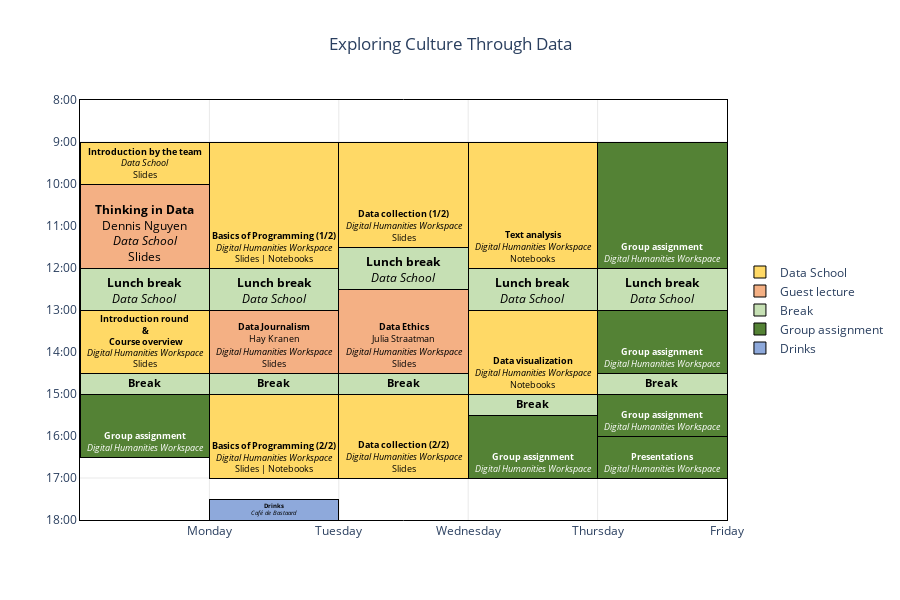

Notebook cell for this chart:
### Code cell
import plotly.graph_objects as go
import pandas as pd

# Sample data for a weekly schedule with titles
schedule = [
    {"task": "Data School", "day": "Monday", "start": "09:00", "end": "10:00", "title": "Introduction by the team", "location" : "Data School",  "slides_title" : "Slides", "slides_url":"docs/slides/01a-introduction.pdf"},
    {"task": "Guest lecture", "day": "Monday", "start": "10:00", "end": "12:00", "title": "Thinking in Data", "presenter": "Dennis Nguyen", "presenter_url": "https://www.uu.nl/staff/DNguyen1", "location": "Data School", "slides_title" : "Slides", "slides_url":"docs/slides/dennis-nguyen-thinking-in-data.pdf"},
    {"task": "Break", "day": "Monday", "start": "12:00", "end": "13:00", "title": "Lunch break", "location" : "Data School"},
    {"task": "Data School", "day": "Monday", "start": "13:00", "end": "14:30", "title": "Introduction round<br> &<br> Course overview", "location" : "Digital Humanities Workspace", "slides_title" : "Slides", "slides_url":"docs/slides/01b-course-overview.pdf"},
    {"task": "Break", "day": "Monday", "start": "14:30", "end": "15:00", "title": "Break"},
    {"task": "Group assignment", "day": "Monday", "start": "15:00", "end": "16:30", "title": "Group assignment", "location" : "Digital Humanities Workspace"},
    {"task": "Data School", "day": "Tuesday", "start": "09:00", "end": "12:00", "title": "Basics of Programming (1/2)", "location" : "Digital Humanities Workspace", "slides_title" : "Slides", "slides_url":"docs/slides/02-basics-of-programming.pdf", "notebook_url": "code/02_basics_of_programming"},
    {"task": "Break", "day": "Tuesday", "start": "12:00", "end": "13:00", "title": "Lunch break", "location" : "Data School"},
    {"task": "Guest lecture", "day": "Tuesday", "start": "13:00", "end": "14:30", "title": "Data Journalism","presenter": "Hay Kranen", "presenter_url": "https://www.haykranen.nl/",  "location" : "Digital Humanities Workspace",  "slides_title" : "Slides", "slides_url":"docs/slides/hay-kranen-data-journalism.pdf"},
    {"task": "Break", "day": "Tuesday", "start": "14:30", "end": "15:00", "title": "Break"},
    {"task": "Data School", "day": "Tuesday", "start": "15:00", "end": "17:00", "title": "Basics of Programming (2/2)", "location" : "Digital Humanities Workspace", "slides_title" : "Slides", "slides_url": "docs/slides/02-basics-of-programming.pdf", "notebook_url": "code/02_basics_of_programming"},
    {"task": "Drinks", "day": "Tuesday", "start": "17:30", "end": "18:00", "title": "Drinks", "location" : "Café de Bastaard"},
    {"task": "Data School", "day": "Wednesday", "start": "09:00", "end": "11:30", "title": "Data collection (1/2)", "location" : "Digital Humanities Workspace", "slides_title" : "Slides", "slides_url":"docs/slides/03-data-collection.pdf"},
    {"task": "Break", "day": "Wednesday", "start": "11:30", "end": "12:30", "title": "Lunch break", "location" : "Data School"},
    {"task": "Guest lecture", "day": "Wednesday", "start": "12:30", "end": "14:30", "title": "Data Ethics","presenter": "Julia Straatman", "presenter_url": "https://www.uu.nl/staff/JStraatman",  "location" : "Digital Humanities Workspace",  "slides_title" : "Slides", "slides_url":"docs/slides/julia-straatman-deda-data-ethics-decision-aid.pdf"},
    {"task": "Break", "day": "Wednesday", "start": "14:30", "end": "15:00", "title": "Break"},
    {"task": "Data School", "day": "Wednesday", "start": "15:00", "end": "17:00", "title": "Data collection (2/2)", "location" : "Digital Humanities Workspace", "slides_title" : "Slides", "slides_url":"docs/slides/03-data-collection.pdf"},
    {"task": "Data School", "day": "Thursday", "start": "09:00", "end": "12:00", "title": "Text analysis", "location" : "Digital Humanities Workspace", "notebook_url": "code/03_text_analysis"},
    {"task": "Break", "day": "Thursday", "start": "12:00", "end": "13:00", "title": "Lunch break", "location" : "Data School"},
    {"task": "Data School", "day": "Thursday", "start": "13:00", "end": "15:00", "title": "Data visualization", "location" : "Digital Humanities Workspace", "notebook_url": "code/04_data_visualization"},
    {"task": "Break", "day": "Thursday", "start": "15:00", "end": "15:30", "title": "Break"},
    {"task": "Group assignment", "day": "Thursday", "start": "15:30", "end": "17:00", "title": "Group assignment", "location" : "Digital Humanities Workspace"},
    {"task": "Group assignment", "day": "Friday", "start": "09:00", "end": "12:00", "title": "Group assignment", "location" : "Digital Humanities Workspace"},
    {"task": "Break", "day": "Friday", "start": "12:00", "end": "13:00", "title": "Lunch break", "location" : "Data School"},
    {"task": "Group assignment", "day": "Friday", "start": "13:00", "end": "14:30", "title": "Group assignment", "location" : "Digital Humanities Workspace"},
    {"task": "Break", "day": "Friday", "start": "14:30", "end": "15:00", "title": "Break"},
    {"task": "Group assignment", "day": "Friday", "start": "15:00", "end": "16:00", "title": "Group assignment", "location" : "Digital Humanities Workspace"},
    {"task": "Group assignment", "day": "Friday", "start": "16:00", "end": "17:00", "title": "Presentations", "location" : "Digital Humanities Workspace"},
]

# Function to format title in bold and location in italics
def format_title(title):
    return f"<b>{title}</b>"

def format_location(location):
    return f"<i>{location}</i>" if not pd.isna(location) and location != '' else ''

def format_presenter(presenter, url):
    return f"<a href='{url}' target='_blank'>{presenter}</a>" if not pd.isna(presenter) and presenter != '' else ''
def format_slides(slides_title, slides_url, notebook_url):
    slides_link = f"<a href='{slides_url}' target='_blank'>{slides_title}</a>" if not pd.isna(slides_url) and slides_url != '' else ''
    notebook_link = f"<a href='{notebook_url}' target='_blank'>Notebooks</a>" if not pd.isna(notebook_url) and notebook_url != '' else ''
    if slides_link and notebook_link:
        return f"{slides_link} | {notebook_link}"
    return slides_link or notebook_link

# Convert time to float for plotting
def time_to_float(time_str):
    hours, minutes = map(int, time_str.split(":"))
    return hours + minutes / 60

days = ["Monday", "Tuesday", "Wednesday", "Thursday", "Friday", "Saturday", "Sunday"]

df = pd.DataFrame(schedule)
df['start_float'] = df['start'].apply(time_to_float)
df['end_float'] = df['end'].apply(time_to_float)
df['day_num'] = df['day'].apply(lambda x: days.index(x))

# Define a color for each task
task_colors = {
    "Data School": "#ffd966",
    "Guest lecture": "#f4b084",
    "Drinks": "#8ea9db",
    "Break": "#c6e0b4",
    "Group assignment": "#548235",
}

# Track which tasks have been added to the legend
legend_added = set()

# Create the plot with titles as labels
fig = go.Figure()

for _, row in df.iterrows():
    # Apply formatting to title and location
    bold_title = format_title(row['title'])
    italic_location = format_location(row['location'])
    presenter_info = format_presenter(row['presenter'], row['presenter_url'])
    slides_info = format_slides(row['slides_title'], row['slides_url'], row['notebook_url'])
    
    # Combine formatted title and location into a single string for display
    label_parts = [bold_title]
    
    if presenter_info:
        label_parts.append(presenter_info)
    if italic_location:
        label_parts.append(italic_location)
    if slides_info:
        label_parts.append(slides_info)
    label_text = "<br>".join(label_parts)
    
    # label_text = f"{bold_title}<br>{presenter_info}<br>{italic_location}<br>"
    
    # Determine if the task should be shown in the legend
    show_legend = row['task'] not in legend_added
    if show_legend:
        legend_added.add(row['task'])

    # Set text color based on task type
    text_color = 'white' if row['task'] == 'Group assignment' else 'black'

    fig.add_trace(go.Bar(
        x=[row['day_num']],
        y=[row['end_float'] - row['start_float']],
        base=row['start_float'],
        name=row['task'],
        orientation='v',
        text=label_text,  # Use title and location for the bar labels
        hoverinfo='none',  # Ensure no hover text is shown
        textposition='inside',  # Auto position the text on the bar
        width=1.0,
        marker=dict(
            color=task_colors.get(row['task'], 'gray'),  # Apply color
            line=dict(color='black', width=1)  # Add outline
        ),
        textfont=dict(
            size=12,  # Adjust font size
            color=text_color  # Adjust font color
        ),
        showlegend=show_legend  # Show legend only for the first occurrence
    ))

# Customize layout
fig.update_layout(
    title="Exploring Culture Through Data",
    title_x=0.5,  # Center the title
    xaxis=dict(
        showline=True,
        linewidth=1,
        linecolor='black',
        mirror=True,
        tickvals=[i - 0.5 for i in range(len(days) + 2)],  # Add half-step values for boundaries
        ticktext=[""] + days + [""],  # Add empty strings for boundary ticks
        range=[-0.5, 4.5],
        gridcolor='lightgrey',  # Set grid color
        gridwidth=0.5,  # Set grid width
    ),
    yaxis=dict(
        showline=True,
        linewidth=1,
        linecolor='black',
        mirror=True,
        tickvals=list(range(24)),
        ticktext=[f"{hour}:00" for hour in range(24)],
        range=[18, 8],
        gridcolor='lightgrey',  # Set grid color
        gridwidth=0.5,  # Set grid width

    ),
    barmode='stack',
    template="plotly_white",
    height=600,
    legend=dict(
        yanchor="middle",  # Anchor the legend vertically in the middle
        y=0.5,             # Position the legend at the middle of the y-axis
        traceorder="normal"  # Reverse the order of legend items
        )
)

fig.show()

### Figure 1 — Plotly figure (JSON) as saved in the notebook; plotly's stock layout.template omitted (floating-point values rounded to 4 significant figures)
{"data": [{"base": 9, "hoverinfo": "none", "marker": {"color": "#ffd966", "line": {"color": "black", "width": 1}}, "name": "Data School", "orientation": "v", "showlegend": true, "text": "<b>Introduction by the team</b><br><i>Data School</i><br><a href='docs/slides/01a-introduction.pdf' target='_blank'>Slides</a>", "textfont": {"color": "black", "size": 12}, "textposition": "inside", "type": "bar", "width": 1, "x": [0], "y": [1]}, {"base": 10, "hoverinfo": "none", "marker": {"color": "#f4b084", "line": {"color": "black", "width": 1}}, "name": "Guest lecture", "orientation": "v", "showlegend": true, "text": "<b>Thinking in Data</b><br><a href='https://www.uu.nl/staff/DNguyen1' target='_blank'>Dennis Nguyen</a><br><i>Data School</i><br><a href='docs/slides/dennis-nguyen-thinking-in-data.pdf' target='_blank'>Slides</a>", "textfont": {"color": "black", "size": 12}, "textposition": "inside", "type": "bar", "width": 1, "x": [0], "y": [2]}, {"base": 12, "hoverinfo": "none", "marker": {"color": "#c6e0b4", "line": {"color": "black", "width": 1}}, "name": "Break", "orientation": "v", "showlegend": true, "text": "<b>Lunch break</b><br><i>Data School</i>", "textfont": {"color": "black", "size": 12}, "textposition": "inside", "type": "bar", "width": 1, "x": [0], "y": [1]}, {"base": 13, "hoverinfo": "none", "marker": {"color": "#ffd966", "line": {"color": "black", "width": 1}}, "name": "Data School", "orientation": "v", "showlegend": false, "text": "<b>Introduction round<br> &<br> Course overview</b><br><i>Digital Humanities Workspace</i><br><a href='docs/slides/01b-course-overview.pdf' target='_blank'>Slides</a>", "textfont": {"color": "black", "size": 12}, "textposition": "inside", "type": "bar", "width": 1, "x": [0], "y": [1.5]}, {"base": 14.5, "hoverinfo": "none", "marker": {"color": "#c6e0b4", "line": {"color": "black", "width": 1}}, "name": "Break", "orientation": "v", "showlegend": false, "text": "<b>Break</b>", "textfont": {"color": "black", "size": 12}, "textposition": "inside", "type": "bar", "width": 1, "x": [0], "y": [0.5]}, {"base": 15, "hoverinfo": "none", "marker": {"color": "#548235", "line": {"color": "black", "width": 1}}, "name": "Group assignment", "orientation": "v", "showlegend": true, "text": "<b>Group assignment</b><br><i>Digital Humanities Workspace</i>", "textfont": {"color": "white", "size": 12}, "textposition": "inside", "type": "bar", "width": 1, "x": [0], "y": [1.5]}, {"base": 9, "hoverinfo": "none", "marker": {"color": "#ffd966", "line": {"color": "black", "width": 1}}, "name": "Data School", "orientation": "v", "showlegend": false, "text": "<b>Basics of Programming (1/2)</b><br><i>Digital Humanities Workspace</i><br><a href='docs/slides/02-basics-of-programming.pdf' target='_blank'>Slides</a> | <a href='code/02_basics_of_programming' target='_blank'>Notebooks</a>", "textfont": {"color": "black", "size": 12}, "textposition": "inside", "type": "bar", "width": 1, "x": [1], "y": [3]}, {"base": 12, "hoverinfo": "none", "marker": {"color": "#c6e0b4", "line": {"color": "black", "width": 1}}, "name": "Break", "orientation": "v", "showlegend": false, "text": "<b>Lunch break</b><br><i>Data School</i>", "textfont": {"color": "black", "size": 12}, "textposition": "inside", "type": "bar", "width": 1, "x": [1], "y": [1]}, {"base": 13, "hoverinfo": "none", "marker": {"color": "#f4b084", "line": {"color": "black", "width": 1}}, "name": "Guest lecture", "orientation": "v", "showlegend": false, "text": "<b>Data Journalism</b><br><a href='https://www.haykranen.nl/' target='_blank'>Hay Kranen</a><br><i>Digital Humanities Workspace</i><br><a href='docs/slides/hay-kranen-data-journalism.pdf' target='_blank'>Slides</a>", "textfont": {"color": "black", "size": 12}, "textposition": "inside", "type": "bar", "width": 1, "x": [1], "y": [1.5]}, {"base": 14.5, "hoverinfo": "none", "marker": {"color": "#c6e0b4", "line": {"color": "black", "width": 1}}, "name": "Break", "orientation": "v", "showlegend": false, "text": "<b>Break</b>", "textfont": {"color": "black", "size": 12}, "textposition": "inside", "type": "bar", "width": 1, "x": [1], "y": [0.5]}, {"base": 15, "hoverinfo": "none", "marker": {"color": "#ffd966", "line": {"color": "black", "width": 1}}, "name": "Data School", "orientation": "v", "showlegend": false, "text": "<b>Basics of Programming (2/2)</b><br><i>Digital Humanities Workspace</i><br><a href='docs/slides/02-basics-of-programming.pdf' target='_blank'>Slides</a> | <a href='code/02_basics_of_programming' target='_blank'>Notebooks</a>", "textfont": {"color": "black", "size": 12}, "textposition": "inside", "type": "bar", "width": 1, "x": [1], "y": [2]}, {"base": 17.5, "hoverinfo": "none", "marker": {"color": "#8ea9db", "line": {"color": "black", "width": 1}}, "name": "Drinks", "orientation": "v", "showlegend": true, "text": "<b>Drinks</b><br><i>Café de Bastaard</i>", "textfont": {"color": "black", "size": 12}, "textposition": "inside", "type": "bar", "width": 1, "x": [1], "y": [0.5]}, {"base": 9, "hoverinfo": "none", "marker": {"color": "#ffd966", "line": {"color": "black", "width": 1}}, "name": "Data School", "orientation": "v", "showlegend": false, "text": "<b>Data collection (1/2)</b><br><i>Digital Humanities Workspace</i><br><a href='docs/slides/03-data-collection.pdf' target='_blank'>Slides</a>", "textfont": {"color": "black", "size": 12}, "textposition": "inside", "type": "bar", "width": 1, "x": [2], "y": [2.5]}, {"base": 11.5, "hoverinfo": "none", "marker": {"color": "#c6e0b4", "line": {"color": "black", "width": 1}}, "name": "Break", "orientation": "v", "showlegend": false, "text": "<b>Lunch break</b><br><i>Data School</i>", "textfont": {"color": "black", "size": 12}, "textposition": "inside", "type": "bar", "width": 1, "x": [2], "y": [1]}, {"base": 12.5, "hoverinfo": "none", "marker": {"color": "#f4b084", "line": {"color": "black", "width": 1}}, "name": "Guest lecture", "orientation": "v", "showlegend": false, "text": "<b>Data Ethics</b><br><a href='https://www.uu.nl/staff/JStraatman' target='_blank'>Julia Straatman</a><br><i>Digital Humanities Workspace</i><br><a href='docs/slides/julia-straatman-deda-data-ethics-decision-aid.pdf' target='_blank'>Slides</a>", "textfont": {"color": "black", "size": 12}, "textposition": "inside", "type": "bar", "width": 1, "x": [2], "y": [2]}, {"base": 14.5, "hoverinfo": "none", "marker": {"color": "#c6e0b4", "line": {"color": "black", "width": 1}}, "name": "Break", "orientation": "v", "showlegend": false, "text": "<b>Break</b>", "textfont": {"color": "black", "size": 12}, "textposition": "inside", "type": "bar", "width": 1, "x": [2], "y": [0.5]}, {"base": 15, "hoverinfo": "none", "marker": {"color": "#ffd966", "line": {"color": "black", "width": 1}}, "name": "Data School", "orientation": "v", "showlegend": false, "text": "<b>Data collection (2/2)</b><br><i>Digital Humanities Workspace</i><br><a href='docs/slides/03-data-collection.pdf' target='_blank'>Slides</a>", "textfont": {"color": "black", "size": 12}, "textposition": "inside", "type": "bar", "width": 1, "x": [2], "y": [2]}, {"base": 9, "hoverinfo": "none", "marker": {"color": "#ffd966", "line": {"color": "black", "width": 1}}, "name": "Data School", "orientation": "v", "showlegend": false, "text": "<b>Text analysis</b><br><i>Digital Humanities Workspace</i><br><a href='code/03_text_analysis' target='_blank'>Notebooks</a>", "textfont": {"color": "black", "size": 12}, "textposition": "inside", "type": "bar", "width": 1, "x": [3], "y": [3]}, {"base": 12, "hoverinfo": "none", "marker": {"color": "#c6e0b4", "line": {"color": "black", "width": 1}}, "name": "Break", "orientation": "v", "showlegend": false, "text": "<b>Lunch break</b><br><i>Data School</i>", "textfont": {"color": "black", "size": 12}, "textposition": "inside", "type": "bar", "width": 1, "x": [3], "y": [1]}, {"base": 13, "hoverinfo": "none", "marker": {"color": "#ffd966", "line": {"color": "black", "width": 1}}, "name": "Data School", "orientation": "v", "showlegend": false, "text": "<b>Data visualization</b><br><i>Digital Humanities Workspace</i><br><a href='code/04_data_visualization' target='_blank'>Notebooks</a>", "textfont": {"color": "black", "size": 12}, "textposition": "inside", "type": "bar", "width": 1, "x": [3], "y": [2]}, {"base": 15, "hoverinfo": "none", "marker": {"color": "#c6e0b4", "line": {"color": "black", "width": 1}}, "name": "Break", "orientation": "v", "showlegend": false, "text": "<b>Break</b>", "textfont": {"color": "black", "size": 12}, "textposition": "inside", "type": "bar", "width": 1, "x": [3], "y": [0.5]}, {"base": 15.5, "hoverinfo": "none", "marker": {"color": "#548235", "line": {"color": "black", "width": 1}}, "name": "Group assignment", "orientation": "v", "showlegend": false, "text": "<b>Group assignment</b><br><i>Digital Humanities Workspace</i>", "textfont": {"color": "white", "size": 12}, "textposition": "inside", "type": "bar", "width": 1, "x": [3], "y": [1.5]}, {"base": 9, "hoverinfo": "none", "marker": {"color": "#548235", "line": {"color": "black", "width": 1}}, "name": "Group assignment", "orientation": "v", "showlegend": false, "text": "<b>Group assignment</b><br><i>Digital Humanities Workspace</i>", "textfont": {"color": "white", "size": 12}, "textposition": "inside", "type": "bar", "width": 1, "x": [4], "y": [3]}, {"base": 12, "hoverinfo": "none", "marker": {"color": "#c6e0b4", "line": {"color": "black", "width": 1}}, "name": "Break", "orientation": "v", "showlegend": false, "text": "<b>Lunch break</b><br><i>Data School</i>", "textfont": {"color": "black", "size": 12}, "textposition": "inside", "type": "bar", "width": 1, "x": [4], "y": [1]}, {"base": 13, "hoverinfo": "none", "marker": {"color": "#548235", "line": {"color": "black", "width": 1}}, "name": "Group assignment", "orientation": "v", "showlegend": false, "text": "<b>Group assignment</b><br><i>Digital Humanities Workspace</i>", "textfont": {"color": "white", "size": 12}, "textposition": "inside", "type": "bar", "width": 1, "x": [4], "y": [1.5]}, {"base": 14.5, "hoverinfo": "none", "marker": {"color": "#c6e0b4", "line": {"color": "black", "width": 1}}, "name": "Break", "orientation": "v", "showlegend": false, "text": "<b>Break</b>", "textfont": {"color": "black", "size": 12}, "textposition": "inside", "type": "bar", "width": 1, "x": [4], "y": [0.5]}, {"base": 15, "hoverinfo": "none", "marker": {"color": "#548235", "line": {"color": "black", "width": 1}}, "name": "Group assignment", "orientation": "v", "showlegend": false, "text": "<b>Group assignment</b><br><i>Digital Humanities Workspace</i>", "textfont": {"color": "white", "size": 12}, "textposition": "inside", "type": "bar", "width": 1, "x": [4], "y": [1]}, {"base": 16, "hoverinfo": "none", "marker": {"color": "#548235", "line": {"color": "black", "width": 1}}, "name": "Group assignment", "orientation": "v", "showlegend": false, "text": "<b>Presentations</b><br><i>Digital Humanities Workspace</i>", "textfont": {"color": "white", "size": 12}, "textposition": "inside", "type": "bar", "width": 1, "x": [4], "y": [1]}], "layout": {"barmode": "stack", "height": 600, "legend": {"traceorder": "normal", "y": 0.5, "yanchor": "middle"}, "title": {"text": "Exploring Culture Through Data", "x": 0.5}, "xaxis": {"gridcolor": "lightgrey", "gridwidth": 0.5, "linecolor": "black", "linewidth": 1, "mirror": true, "range": [-0.5, 4.5], "showline": true, "ticktext": ["", "Monday", "Tuesday", "Wednesday", "Thursday", "Friday", "Saturday", "Sunday", ""], "tickvals": [-0.5, 0.5, 1.5, 2.5, 3.5, 4.5, 5.5, 6.5, 7.5]}, "yaxis": {"gridcolor": "lightgrey", "gridwidth": 0.5, "linecolor": "black", "linewidth": 1, "mirror": true, "range": [18, 8], "showline": true, "ticktext": ["0:00", "1:00", "2:00", "3:00", "4:00", "5:00", "6:00", "7:00", "8:00", "9:00", "10:00", "11:00", "12:00", "13:00", "14:00", "15:00", "16:00", "17:00", "18:00", "19:00", "20:00", "21:00", "22:00", "23:00"], "tickvals": [0, 1, 2, 3, 4, 5, 6, 7, 8, 9, 10, 11, 12, 13, 14, 15, 16, 17, 18, 19, 20, 21, 22, 23]}}}
